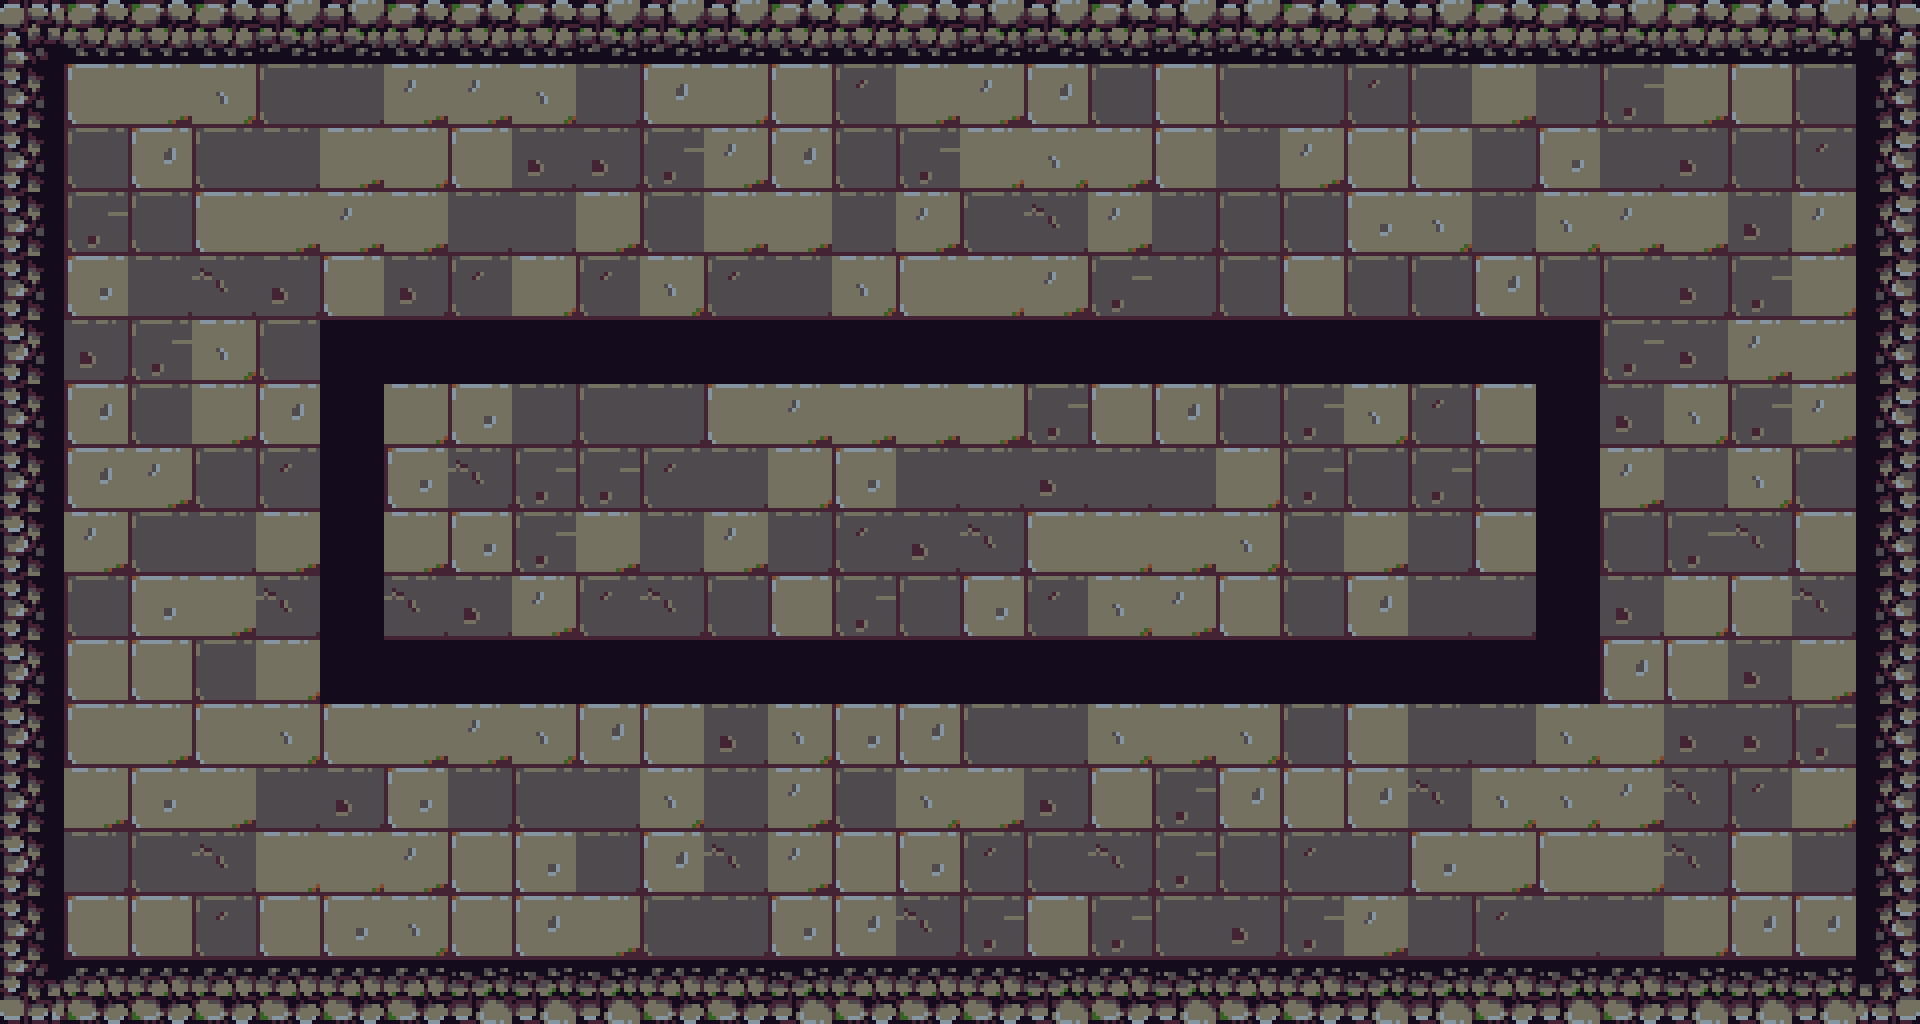

Rendered tile map (Tiled .tmx) drawn with the repository's tilesets; below, a short description and the full map source, tile grids included:
An orthogonal 30x16 tile map with 64x64 px tiles, 1 tile layer (map), 3 tilesets and 8 objects.

<map version="1.10" tiledversion="1.11.2" orientation="orthogonal" renderorder="left-down" width="30" height="16" tilewidth="64" tileheight="64" infinite="0" nextlayerid="4" nextobjectid="32">
 <tileset firstgid="1" source="../tilesets/[64x64] Dungeon Bricks Shadow.tsx" />
 <tileset firstgid="57" source="../tilesets/[64x64] Dungeon Bricks Plain.tsx" />
 <tileset firstgid="113" source="../tilesets/tileset.tsx" />
 <layer id="1" name="map" width="30" height="16">
  <data encoding="csv">
255,256,256,256,257,257,256,256,256,257,257,257,256,256,256,257,257,256,257,257,256,256,257,256,256,257,256,256,257,258,
295,201,202,261,220,200,242,242,261,219,262,221,201,260,202,242,262,199,201,199,200,260,199,202,200,239,202,222,220,298,
295,220,262,199,200,202,221,201,259,259,239,242,262,199,239,221,261,202,222,200,242,201,201,219,241,219,259,220,260,278,
295,239,199,222,202,242,202,200,219,202,220,202,202,219,242,220,240,242,200,220,220,241,261,219,261,242,202,259,242,278,
295,241,219,240,259,222,259,260,221,260,261,260,200,261,222,221,242,239,200,199,201,199,199,262,199,199,259,239,221,278,
275,259,239,261,199,379,379,379,379,379,379,379,379,379,379,379,379,379,379,379,379,379,379,379,379,239,259,242,202,298,
295,262,199,202,262,379,221,241,219,220,219,222,242,202,202,202,239,201,262,199,239,261,260,222,379,259,261,239,242,278,
295,262,242,220,260,379,241,240,239,239,260,219,221,241,200,200,259,219,219,221,239,199,239,199,379,242,219,261,199,298,
275,242,199,200,202,379,202,241,239,202,200,242,219,260,259,240,222,221,202,261,220,202,200,222,379,199,239,240,201,298,
295,199,241,202,240,379,240,259,242,260,240,199,201,239,220,241,260,261,242,222,199,262,219,200,379,259,221,201,240,298,
275,201,222,199,221,379,379,379,379,379,379,379,379,379,379,379,379,379,379,379,379,379,379,379,379,262,201,259,202,298,
275,222,202,222,261,201,202,242,261,262,201,259,261,241,262,199,200,261,202,261,220,201,200,200,261,221,259,259,239,298,
295,202,241,202,200,259,241,200,220,200,261,200,242,220,261,202,259,222,239,262,201,262,240,261,261,242,240,260,221,298,
275,219,199,240,221,221,242,222,241,219,262,240,242,201,241,260,199,240,239,199,260,219,241,202,201,221,240,201,200,298,
295,201,201,260,222,241,261,201,262,202,199,219,241,262,240,239,222,239,199,259,239,242,219,260,219,200,221,262,262,278,
315,316,316,316,316,316,316,317,317,317,316,316,317,316,316,316,317,316,317,316,316,317,317,316,317,316,317,317,317,318
</data>
 </layer>
 <objectgroup id="2" name="collision" locked="1">
  <object id="2" x="0" y="0" width="1920" height="64">
   <properties>
    <property name="position" value="UP" />
   </properties>
  </object>
  <object id="3" x="1856" y="0" width="64" height="1024">
   <properties>
    <property name="position" value="RIGHT" />
   </properties>
  </object>
  <object id="4" x="0" y="960" width="1920" height="64">
   <properties>
    <property name="position" value="DOWN" />
   </properties>
  </object>
  <object id="10" x="0" y="0" width="64" height="1024">
   <properties>
    <property name="position" value="LEFT" />
   </properties>
  </object>
  <object id="26" x="326.434" y="640.733" width="1267.59" height="64.75">
   <properties>
    <property name="position" value="UP" />
   </properties>
  </object>
  <object id="29" x="324" y="320.364" width="1270.09" height="63.75">
   <properties>
    <property name="position" value="DOWN" />
   </properties>
  </object>
  <object id="30" x="320.182" y="324.227" width="63" height="378.636">
   <properties>
    <property name="position" value="RIGHT" />
   </properties>
  </object>
  <object id="31" x="1536.11" y="323.063" width="63.6364" height="380.5">
   <properties>
    <property name="position" value="LEFT" />
   </properties>
  </object>
 </objectgroup>
 <objectgroup id="3" name="door_collision" locked="1" />
</map>
